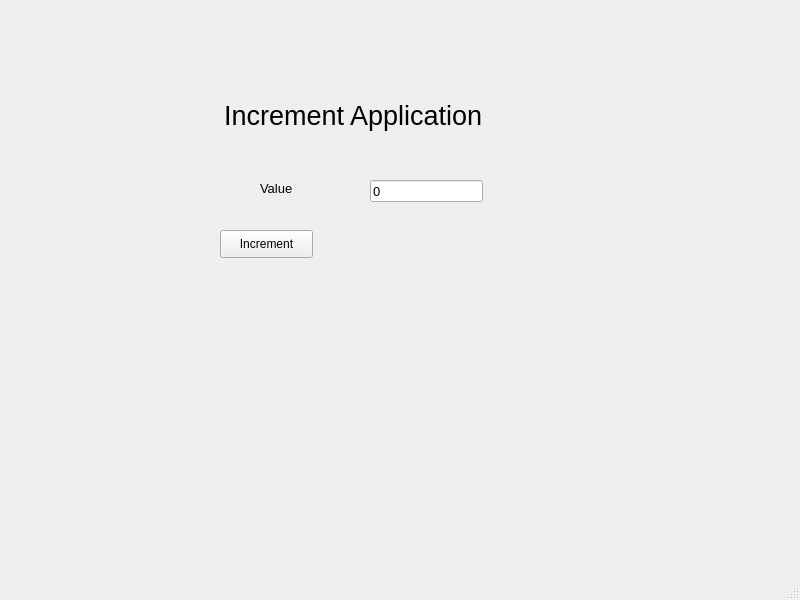
<?xml version="1.0" encoding="UTF-8"?>
<ui version="4.0">
 <class>MainWindow</class>
 <widget class="QMainWindow" name="MainWindow">
  <property name="geometry">
   <rect>
    <x>0</x>
    <y>0</y>
    <width>800</width>
    <height>600</height>
   </rect>
  </property>
  <property name="windowTitle">
   <string>MainWindow</string>
  </property>
  <widget class="QWidget" name="centralwidget">
   <widget class="QLabel" name="label">
    <property name="geometry">
     <rect>
      <x>224</x>
      <y>90</y>
      <width>321</width>
      <height>51</height>
     </rect>
    </property>
    <property name="font">
     <font>
      <pointsize>20</pointsize>
     </font>
    </property>
    <property name="text">
     <string>Increment Application</string>
    </property>
   </widget>
   <widget class="QLabel" name="label_2">
    <property name="geometry">
     <rect>
      <x>260</x>
      <y>180</y>
      <width>55</width>
      <height>16</height>
     </rect>
    </property>
    <property name="font">
     <font>
      <pointsize>10</pointsize>
     </font>
    </property>
    <property name="text">
     <string>Value</string>
    </property>
   </widget>
   <widget class="QLineEdit" name="lineEdit1">
    <property name="geometry">
     <rect>
      <x>370</x>
      <y>180</y>
      <width>113</width>
      <height>22</height>
     </rect>
    </property>
    <property name="font">
     <font>
      <pointsize>10</pointsize>
     </font>
    </property>
    <property name="text">
     <string>0</string>
    </property>
   </widget>
   <widget class="QPushButton" name="incrButton">
    <property name="geometry">
     <rect>
      <x>220</x>
      <y>230</y>
      <width>93</width>
      <height>28</height>
     </rect>
    </property>
    <property name="text">
     <string>Increment</string>
    </property>
   </widget>
  </widget>
  <widget class="QMenuBar" name="menubar">
   <property name="geometry">
    <rect>
     <x>0</x>
     <y>0</y>
     <width>800</width>
     <height>26</height>
    </rect>
   </property>
  </widget>
  <widget class="QStatusBar" name="statusbar"/>
 </widget>
 <resources/>
 <connections>
  <connection>
   <sender>incrButton</sender>
   <signal>pressed()</signal>
   <receiver>MainWindow</receiver>
   <slot>update()</slot>
   <hints>
    <hint type="sourcelabel">
     <x>266</x>
     <y>269</y>
    </hint>
    <hint type="destinationlabel">
     <x>399</x>
     <y>299</y>
    </hint>
   </hints>
  </connection>
 </connections>
</ui>
